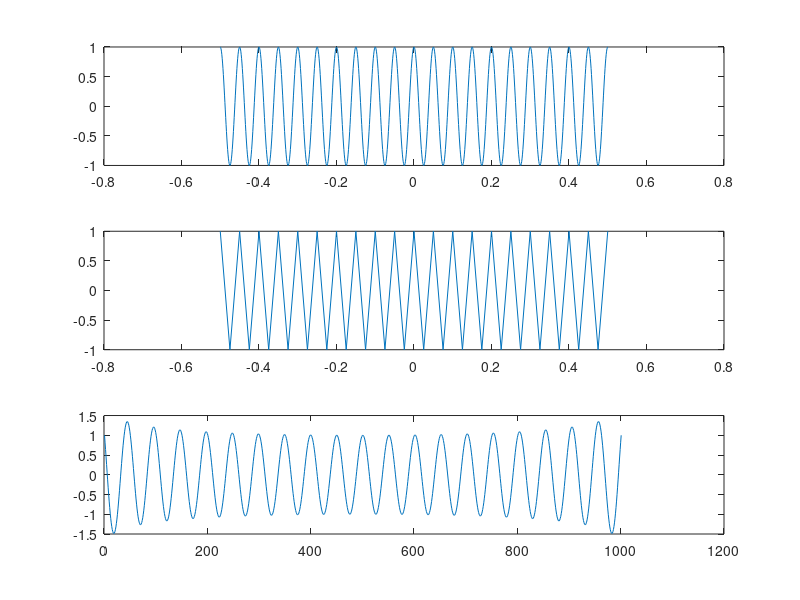

MATLAB code to generate this figure:
% xc(t) = cos(2?*fo*t) with fo = 20Hz 
% t=(t1:T:t2); x=cos(2*pi*f*t)

%   1)
%       a) Plot original signal xc(t)
%       b) sampled signal x[n]
%       c) reconstructed signal xr(t) 

%       a) original signal xc(t)
fo = 20;
t1 = -0.5 ; t2 = -t1;
dt = 0.001;
t = (t1:dt:t2);
xc = cos(2*pi*fo*t);
figure
subplot(3,1,1);
plot(t,xc)


%       b) sampled signal x[n]
%   Sampling at 40Hz    omega = 2pi/T
omega = 40;
T = (1)/omega; 
%t = (t1:T:t2); % sample every T secs from t1 to t2
N = omega*(abs(t1*2));
tn = (t1:T:t2);
%tn = linspace(t1,t2,N+1);
xn = cos(2*pi*fo*tn);
subplot(3,1,2);
plot(tn,xn)   
%axis([-0.05 0.05]);

t=(t1:dt:t2);
ts=(t1:T:t2);
[G1,G2]=meshgrid(t,ts);
S = sinc(omega*(G1-G2));
yr=(xn*S);
%yr = conv(xn,S);
subplot(3,1,3);
plot(yr)
%axis([-0.5 0.5 -1 1]);